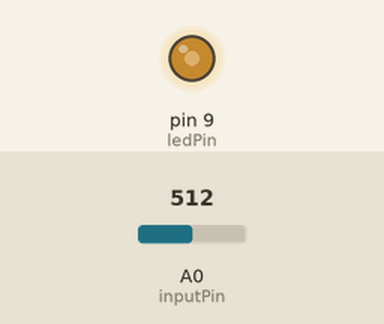
This sketch was run on a simulated Arduino Uno, built with avr-gcc and run on an emulated ATmega328P. Shown: output pins drawn as LEDs (lit = HIGH). Inputs (shaded band) come from the test bench; at power-on: A0 (inputPin) = 512.

Above: at 1.2 s.
1.3 s: A0 (inputPin) set to 716
At 2.4 s:
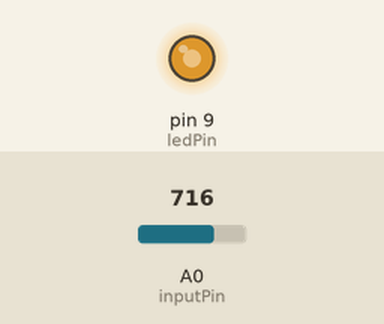
2.8 s: A0 (inputPin) set to 900
At 4.0 s:
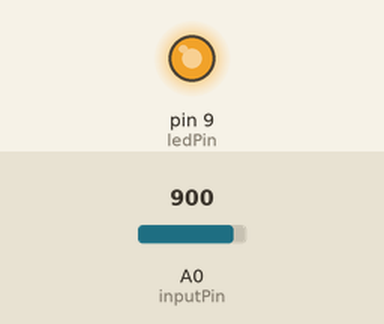
4.3 s: A0 (inputPin) set to 122
At 5.5 s:
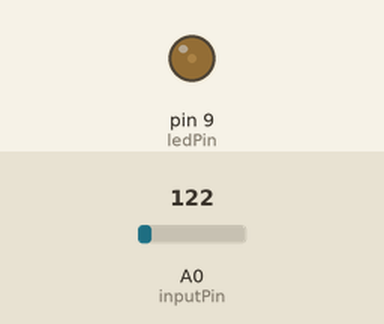
5.8 s: A0 (inputPin) set to 511
At 6.9 s:
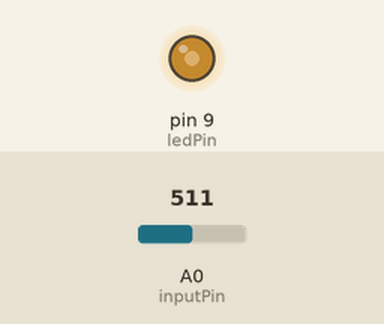
Timing chart, 0 to 8.3 s (numbered marks = the images above; inputs shaded):
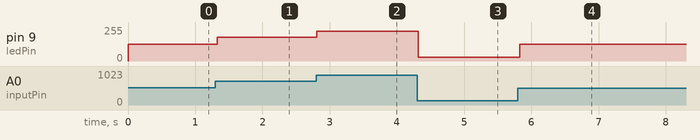

The sketch:

fading_ld.ino
```cpp
int ledPin = 9;    // LED connected to digital pin 9
int inputPin = A0; // Potentiometer connected to A0 pin

int lastInputValue;

void setup() {
  // nothing happens in setup
}

void loop() {
    int inputValue = analogRead(inputPin); // 0 - 1024

    if (inputValue != lastInputValue) {

      analogWrite(ledPin, map(inputValue, 0, 1023, 0, 255));
      // wait for 30 milliseconds to see the dimming effect
    }
    delay(30);
}
```

Measured:
- after the input at 1.3 s, pin 9 (ledPin): 127/255 → 178/255 at once
- after the input at 2.8 s, pin 9 (ledPin): 178/255 → 224/255 at once
- after the input at 4.3 s, pin 9 (ledPin): 224/255 → 30/255 at once
- after the input at 5.8 s, pin 9 (ledPin): 30/255 → 127/255 at once
